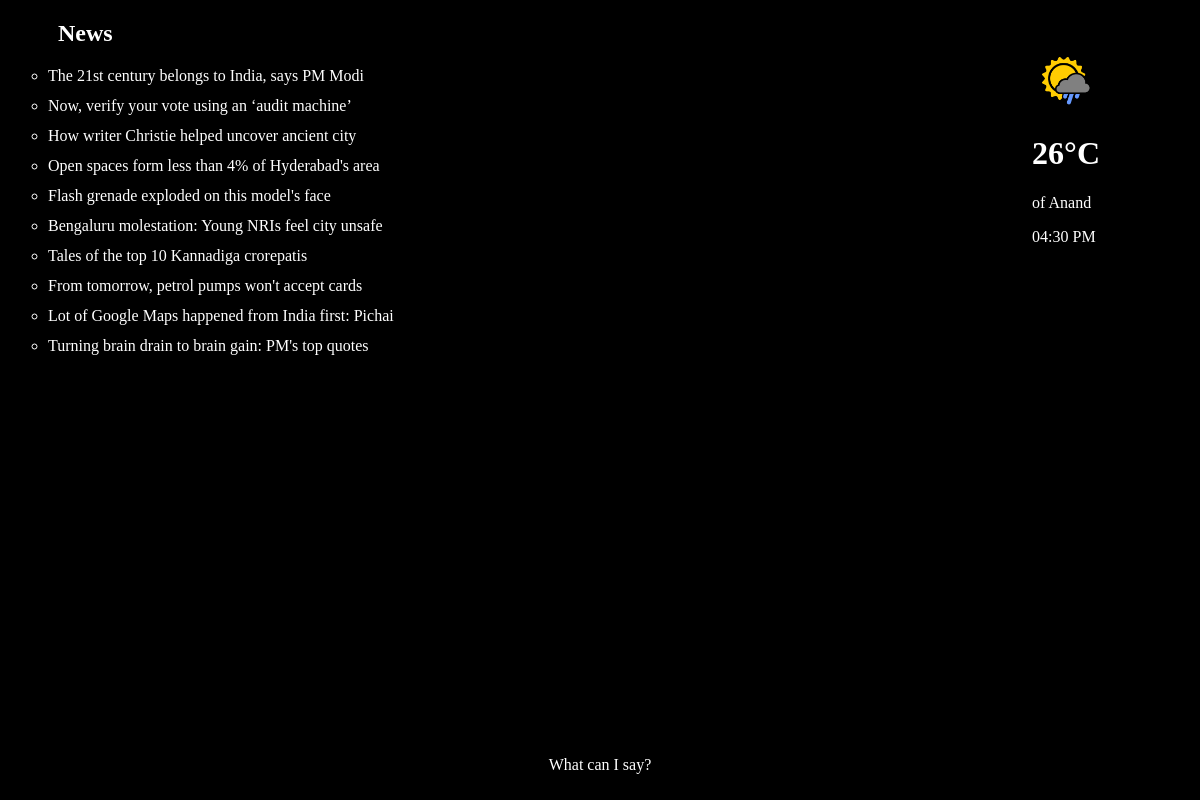
Before: /yesterday/ with the older database file.
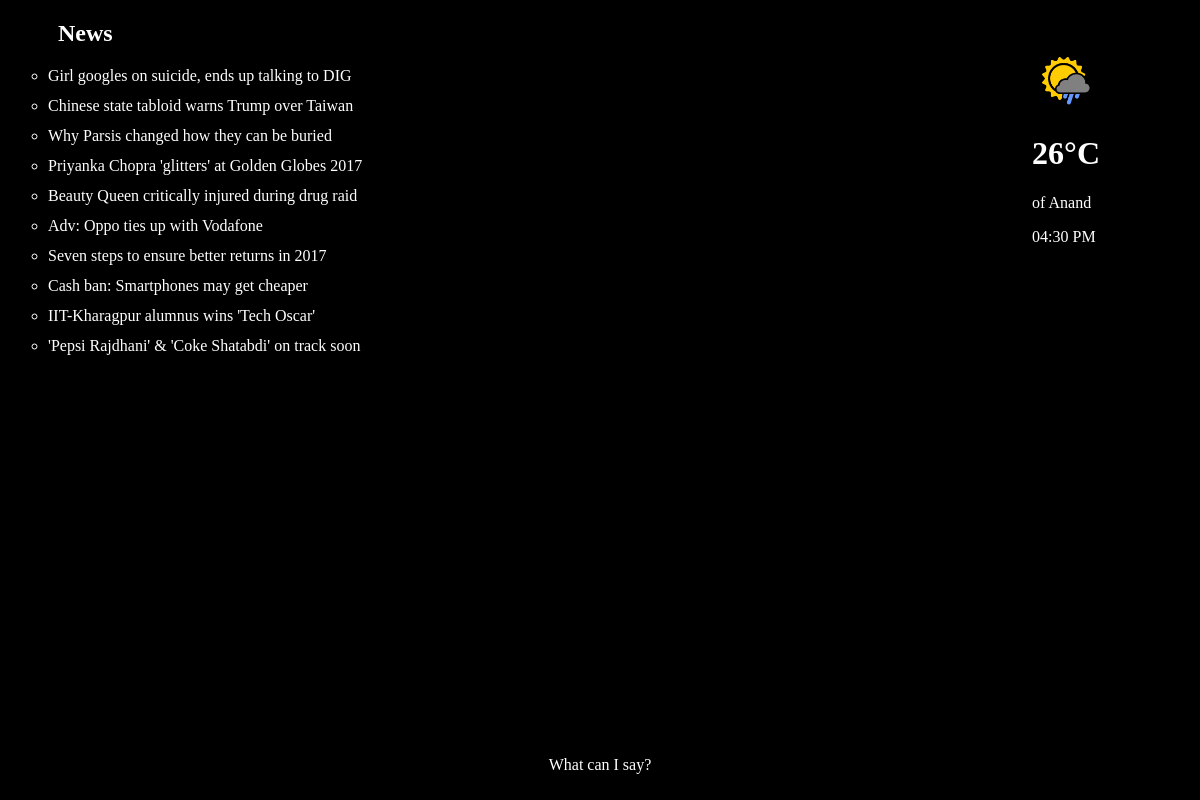
After: the same page with the newer database file.
### Data/models.py (models this page shows, shortened)
class Weather(models.Model):
    city = models.CharField(max_length=100)
    temp = models.CharField(max_length=5)
    date = models.DateTimeField(auto_now_add=True)
    class Meta:
        ordering = ['-date']

class ToiNews(models.Model):
    head_line = models.CharField(max_length=100, primary_key=True)
    link = models.CharField(max_length=140)
    date = models.DateTimeField(auto_now_add=True)
    class Meta:
        ordering = ['-date']

### Data/views.py (the view)
# urls.py: url(r'^yesterday/$', views.yesterday, name='yesterday'),
def yesterday(request):
	slug = {
		'news_list': ToiNews.objects.filter(date__lte=(datetime.now() - timedelta(days=1)))[:10],
		'weather': Weather.objects.all().order_by('-date')[:1],
	}
	return render(request, 'news_yesterday.html', slug)

### Data/templates/news_yesterday.html (shortened to what this page needs)
{% extends 'base.html' %}
{% block body %}
    <h2 style="padding-left: 50px;">News</h2>
    <ul style="list-style-type: circle;">
        {% for news in news_list %}
            <li>{{ news.head_line }}</li>
        {% endfor %}
    </ul>
{% endblock %}

### Data/templates/base.html (shortened to what this page needs)
<!DOCTYPE html>
<html>
<head>
	{% load staticfiles %}
    <link rel="stylesheet" href="{% static 'css/generic.css' %}">
</head>
<body onload="clock()">
    <div style="position: absolute; right: 100px; top: 50px;">
        {% block img %}
                <img src="{% static 'icon/weather-ico.png' %}" width="64px" height="64px" align="center">
        {% endblock %}
        {% for info in weather %}
            <h1>{{ info.temp }}C</h1>
            <p>of {{ info.city }}</p>
        {% endfor %}
        <p id="time"></p>
    </div>
    {% block body%}{% endblock %}
    <div class="msg help">
        <p>What can I say?</p>
    </div>
</body>
</html>

Changed rows visible on the page:
no longer on this page (row unchanged): ToiNews: head_line "The 21st century belongs to India, says PM Modi"
no longer on this page (row unchanged): ToiNews: head_line "Now, verify your vote using an ‘audit machine’"
no longer on this page (row unchanged): ToiNews: head_line "How writer Christie helped uncover ancient city"
no longer on this page (row unchanged): ToiNews: head_line "Open spaces form less than 4% of Hyderabad's area"
no longer on this page (row unchanged): ToiNews: head_line "Flash grenade exploded on this model's face"
no longer on this page (row unchanged): ToiNews: head_line "Bengaluru molestation: Young NRIs feel city unsafe"
no longer on this page (row unchanged): ToiNews: head_line "Tales of the top 10 Kannadiga crorepatis"
no longer on this page (row unchanged): ToiNews: head_line "From tomorrow, petrol pumps won't accept cards"
no longer on this page (row unchanged): ToiNews: head_line "Lot of Google Maps happened from India first: Pichai"
no longer on this page (row unchanged): ToiNews: head_line "Turning brain drain to brain gain: PM's top quotes"
added ToiNews: head_line "Girl googles on suicide, ends up talking to DIG"
added ToiNews: head_line "Chinese state tabloid warns Trump over Taiwan"
added ToiNews: head_line "Why Parsis changed how they can be buried"
added ToiNews: head_line "Priyanka Chopra 'glitters' at Golden Globes 2017"
added ToiNews: head_line "Beauty Queen critically injured during drug raid"
added ToiNews: head_line "Adv: Oppo ties up with Vodafone"
added ToiNews: head_line "Seven steps to ensure better returns in 2017"
added ToiNews: head_line "Cash ban: Smartphones may get cheaper"
added ToiNews: head_line "IIT-Kharagpur alumnus wins 'Tech Oscar'"
added ToiNews: head_line "'Pepsi Rajdhani' & 'Coke Shatabdi' on track soon"
